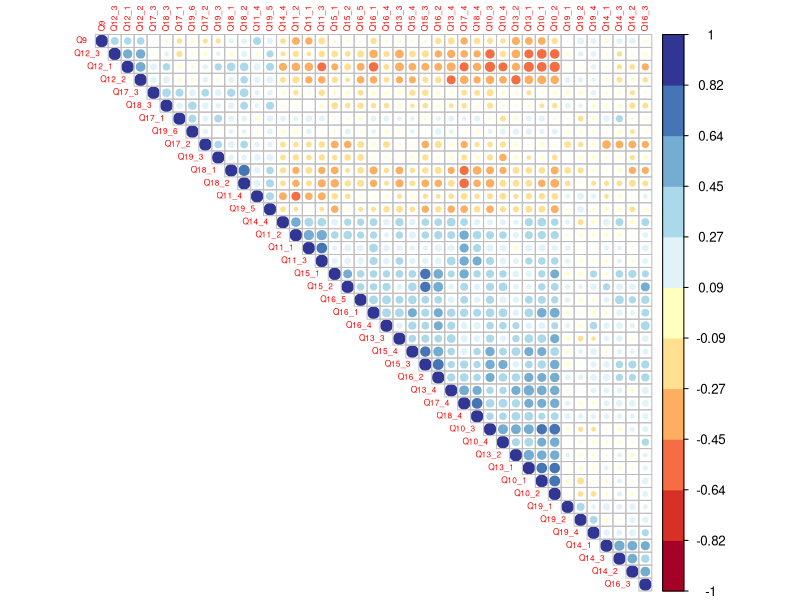
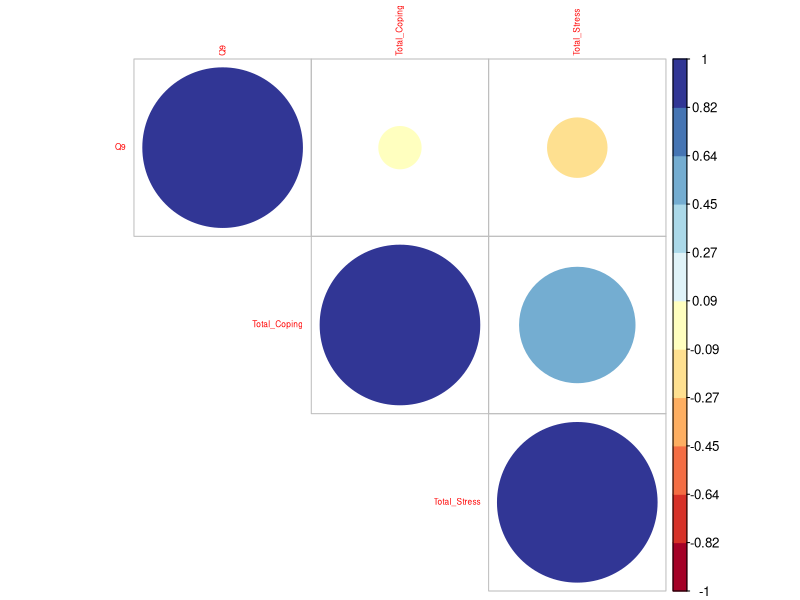

The R source for these figures, in order:
## ---- chunk 1
library(tidyverse)
library(readxl)

Stress_and_Coping_Strategies_of_Nursing_Students_September_26_2024_12_12 <- read_csv("Stress and Coping Strategies of Nursing Students_September 26, 2024_12.12.csv")

Stress_and_Coping1 <-
  Stress_and_Coping_Strategies_of_Nursing_Students_September_26_2024_12_12 %>% select(Q9:Q19_6)

Stress_and_Coping2 <- na.omit(Stress_and_Coping1)

Stress_and_Coping2 <-
  Stress_and_Coping2[3:85,]

Stress_and_Coping2 <- 
  Stress_and_Coping2[1:72,]




for (i in seq_len(ncol(Stress_and_Coping2))){
  for (j in seq_len(nrow(Stress_and_Coping2))){
    if (Stress_and_Coping2[j,i] == '1st' || Stress_and_Coping2[j,i] == 'Never'){
        Stress_and_Coping2[j,i] <- '1'
    }else if (Stress_and_Coping2[j,i] == '2nd' || Stress_and_Coping2[j,i] == 'Rarely'){
      Stress_and_Coping2[j,i] <- '2'
    }else if (Stress_and_Coping2[j,i] == '3rd' || Stress_and_Coping2[j,i] == 'Sometimes'){
      Stress_and_Coping2[j,i] <- '3'
    }else if (Stress_and_Coping2[j,i] == '4th' || Stress_and_Coping2[j,i] == 'Frequently'){
      Stress_and_Coping2[j,i] <- '4'
    }else if (Stress_and_Coping2[j,i] == '5th' || Stress_and_Coping2[j,i] == 'Always'){
      Stress_and_Coping2[j,i] <- '5'
    }
  }
}


# Convert all columns to numeric
Stress_and_Coping2 <- Stress_and_Coping2 %>%
  mutate(across(everything(), ~ as.numeric(as.character(.))))


summary(lm(data = Stress_and_Coping2,  formula = Q16_1 ~ Q9 + Q10_1 + Q10_2 + Q10_3 + Q10_4))

library(corrplot)
## corrplot 0.92 loaded
library(RColorBrewer)
Corr_matrix <- cor(Stress_and_Coping2, use = 'everything', method = 'pearson')
corrplot(Corr_matrix, type="upper", order="hclust",
col=brewer.pal(n=11, name="RdYlBu"), tl.cex = .5)

## ---- chunk 2
Stress_and_Coping2$Total_Stress <- rowSums(Stress_and_Coping2[,2:24])
Stress_and_Coping2$Q9_Group <- as.factor(Stress_and_Coping2$Q9) 

Stress_anova <- aov(formula = Total_Stress ~ Q9_Group, data = Stress_and_Coping2)

summary(Stress_anova)


TukeyHSD(Stress_anova)
## ---- chunk 3
Stress_and_Coping2$Total_Coping <- rowSums(Stress_and_Coping2[,25:43])
Coping_anova <- aov(formula = Total_Coping ~ Q9_Group, data = Stress_and_Coping2)

summary(Coping_anova)

TukeyHSD(Coping_anova)
## ---- chunk 4
summary(lm(formula = Total_Coping ~ Q9 + Total_Stress, data = Stress_and_Coping2))
## ---- chunk 5
Stress_and_Coping4 <- Stress_and_Coping2 %>% select(Q9,Total_Coping, Total_Stress)

Corr_matrix2 <- cor(Stress_and_Coping4, use = 'everything', method = 'pearson')
corrplot(Corr_matrix2, type="upper", order="hclust",
col=brewer.pal(n=11, name="RdYlBu"), tl.cex = .5)
## ---- chunk 6
summary1 <- group_by(Stress_and_Coping2, Q9)
summary1 <- summarise(summary1, mean(Total_Stress), mean(Total_Coping))
print(summary1)
